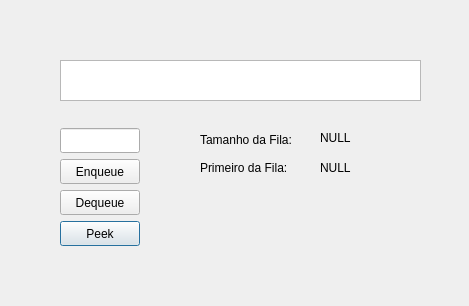
<?xml version="1.0" encoding="UTF-8"?>
<ui version="4.0">
 <class>windowfila</class>
 <widget class="QDialog" name="windowfila">
  <property name="geometry">
   <rect>
    <x>0</x>
    <y>0</y>
    <width>469</width>
    <height>306</height>
   </rect>
  </property>
  <property name="windowTitle">
   <string>Fila</string>
  </property>
  <widget class="QPushButton" name="Peek">
   <property name="geometry">
    <rect>
     <x>60</x>
     <y>221</y>
     <width>80</width>
     <height>25</height>
    </rect>
   </property>
   <property name="text">
    <string>Peek</string>
   </property>
  </widget>
  <widget class="QLineEdit" name="valorEntrada">
   <property name="geometry">
    <rect>
     <x>60</x>
     <y>128</y>
     <width>80</width>
     <height>25</height>
    </rect>
   </property>
  </widget>
  <widget class="QPushButton" name="Dequeue">
   <property name="geometry">
    <rect>
     <x>60</x>
     <y>190</y>
     <width>80</width>
     <height>25</height>
    </rect>
   </property>
   <property name="text">
    <string>Dequeue</string>
   </property>
  </widget>
  <widget class="QPushButton" name="Enqueue">
   <property name="geometry">
    <rect>
     <x>60</x>
     <y>159</y>
     <width>80</width>
     <height>25</height>
    </rect>
   </property>
   <property name="text">
    <string>Enqueue</string>
   </property>
  </widget>
  <widget class="QLabel" name="tamanhofila">
   <property name="geometry">
    <rect>
     <x>320</x>
     <y>130</y>
     <width>41</width>
     <height>16</height>
    </rect>
   </property>
   <property name="text">
    <string>NULL</string>
   </property>
  </widget>
  <widget class="QLabel" name="pFila">
   <property name="geometry">
    <rect>
     <x>320</x>
     <y>160</y>
     <width>41</width>
     <height>16</height>
    </rect>
   </property>
   <property name="text">
    <string>NULL</string>
   </property>
  </widget>
  <widget class="QLabel" name="label">
   <property name="geometry">
    <rect>
     <x>200</x>
     <y>130</y>
     <width>111</width>
     <height>20</height>
    </rect>
   </property>
   <property name="text">
    <string>Tamanho da Fila:</string>
   </property>
  </widget>
  <widget class="QLabel" name="label_2">
   <property name="geometry">
    <rect>
     <x>200</x>
     <y>160</y>
     <width>111</width>
     <height>16</height>
    </rect>
   </property>
   <property name="text">
    <string>Primeiro da Fila:</string>
   </property>
  </widget>
  <widget class="QListWidget" name="listfila">
   <property name="geometry">
    <rect>
     <x>60</x>
     <y>60</y>
     <width>361</width>
     <height>41</height>
    </rect>
   </property>
   <property name="layoutDirection">
    <enum>Qt::LeftToRight</enum>
   </property>
   <property name="flow">
    <enum>QListView::LeftToRight</enum>
   </property>
  </widget>
 </widget>
 <resources/>
 <connections/>
</ui>
